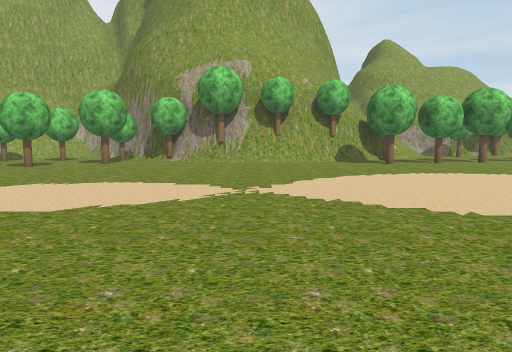
View 1 (above)

24 first-person views from a walk through a 3-D level made in the Unity game engine. The camera is 1.5 m above the floor, tilts 6° down and sees 70° across. The floor is counted in squares, 2 m on a side. Each view is taken from the middle of a square. On the plan, view 1 faces up. The plan holds only what a view shows up to about 11 squares ahead; the rest is blank. The place goes on beyond the plan. Some trees and plants on the terrain are drawn as simple stand-ins. The player is left out.

View 2
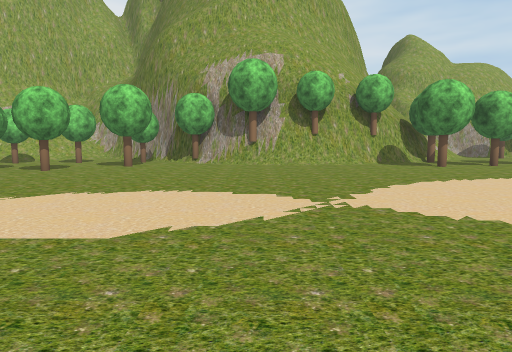

View 3
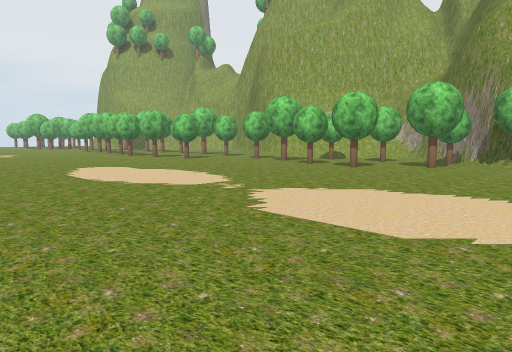

View 4
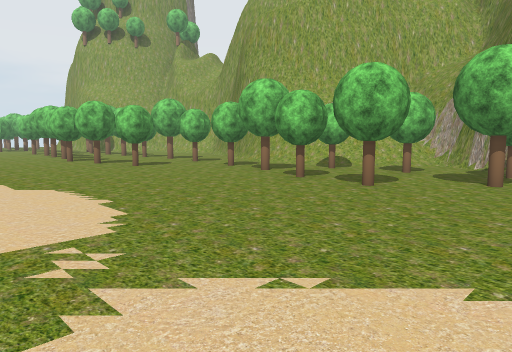

View 5
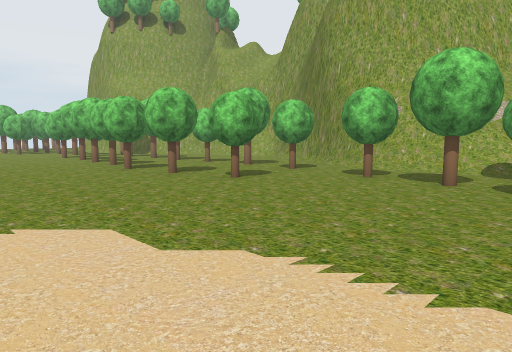

View 6
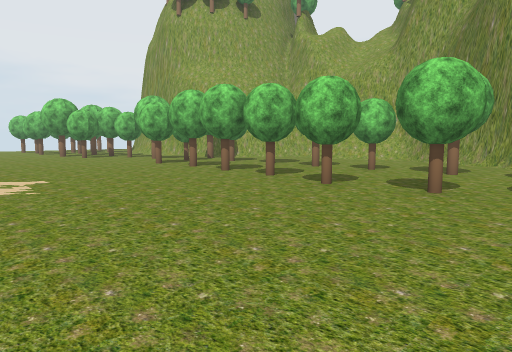

View 7
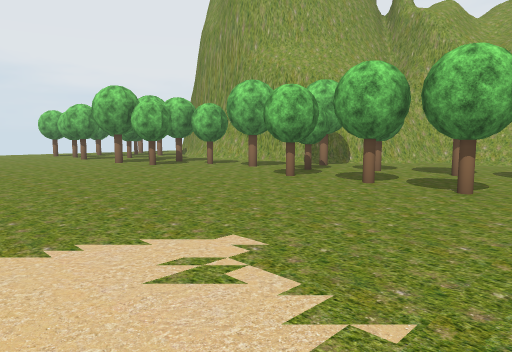

View 8
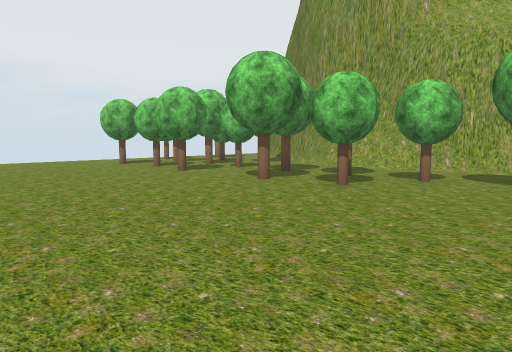

View 9
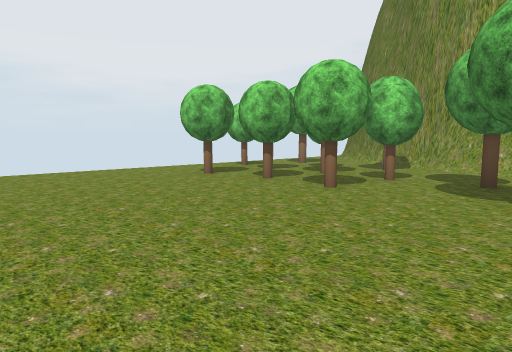

View 10
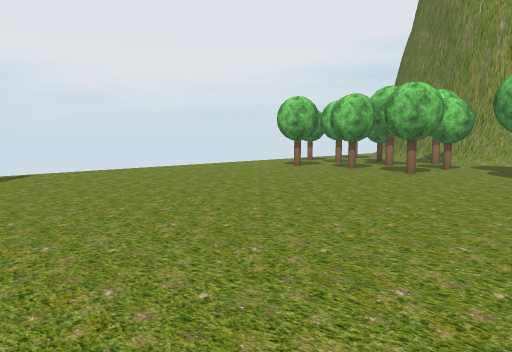

View 11
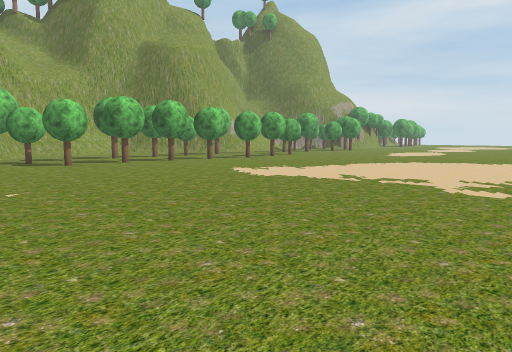

View 12
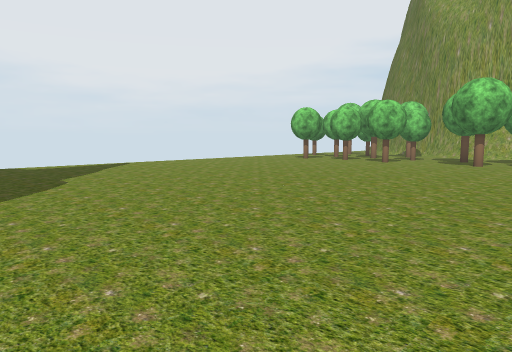

View 13
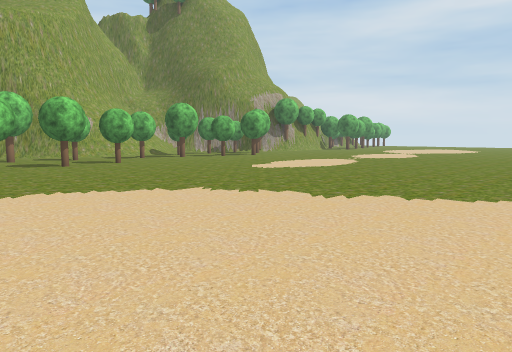

View 14
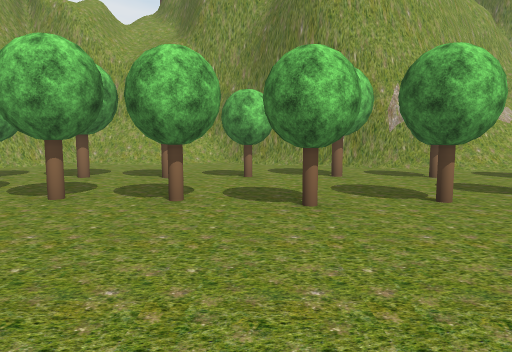

View 15
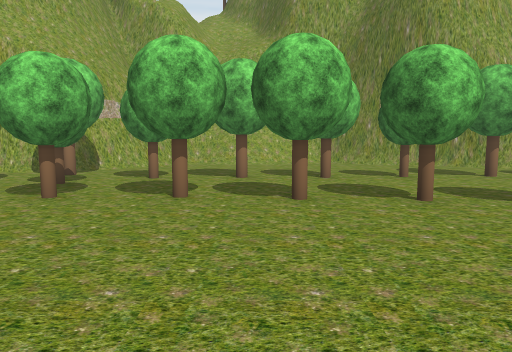

View 16
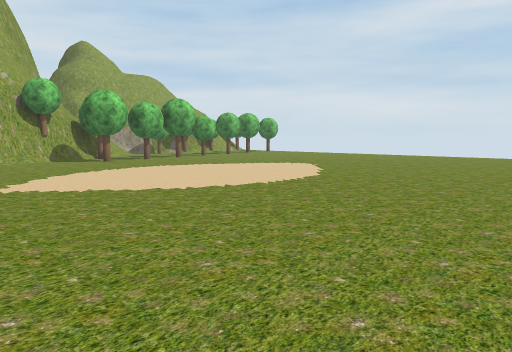

View 17
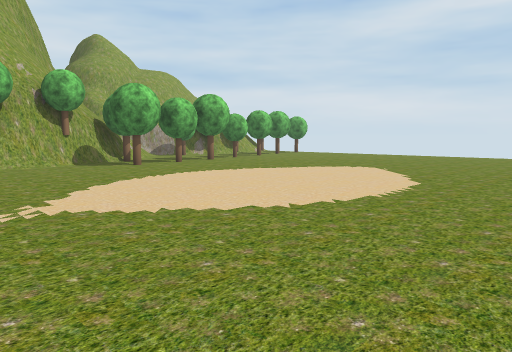

View 18
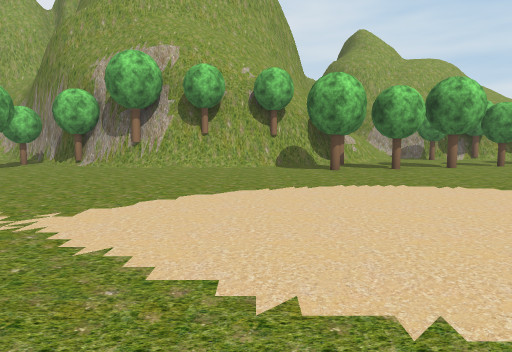

View 19
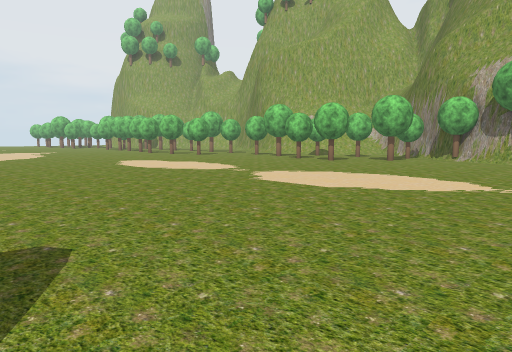

View 20
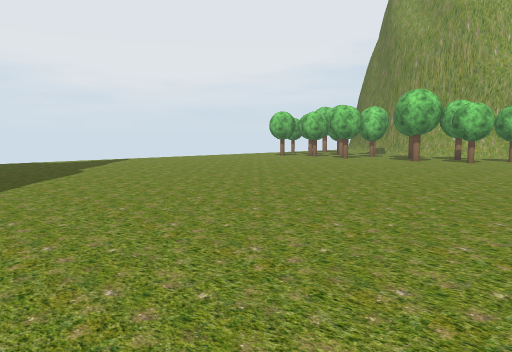

View 21
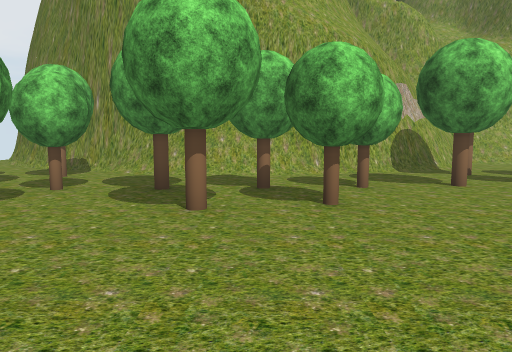

View 22
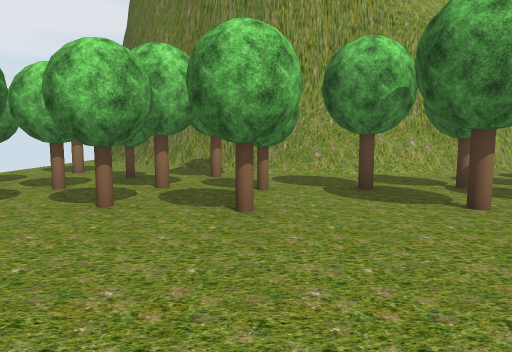

View 23
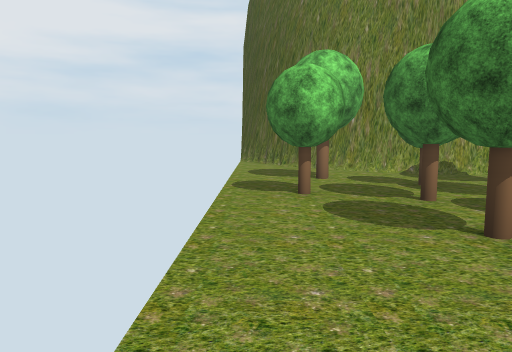

View 24
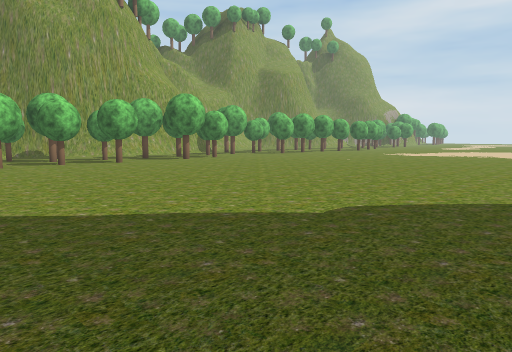

### Floor plan
Points are (right, up) in squares from view 1. A wall is a line through its corners. A room is listed if a view was taken in it or the views show most of it. See-through windows are left out.
Room 1 (views 1, 2, 3, 4, 5, 6, 7, 8, 9, 10, 11, 12, 13, 14, 15, 16, 17, 18, 19, 20, 21, 22, 23, 24)
walls: (-12.7, 13) (-15.3, 14.5); (-11.2, 12.6) (-13.1, 13.2) (-14, 14) (-14.3, 14); (-12.2, 13.2) (-13.1, 13.3) (-13.5, 13.6); (-10.5, 12.7) (-11.7, 12.7) (-16.7, 15); (-11.7, 13.2) (-12.3, 13.4); (-14.2, 13.8) (-15.9, 14.4); (-12.1, 13.6) (-12.5, 13.7); (-14.4, 14) (-15.6, 14.3); (-15.4, 14.3) (-16.1, 14.9); (-9.9, 13.2) (-11.1, 13.1); (-9.6, 13.1) (-10.8, 12.8) (-11.5, 12.9); (-15.3, 14.4) (-15.7, 14.6); (-9.5, 13.3) (-10, 13.1); (-17.9, 14.9) (-19.1, 14.6); (-18.2, 14.9) (-19.4, 14.8); (-22, 13.3) (-23.1, 12.5); (-22.6, 13) (-24.3, 12.1); (-18.9, 14.8) (-19.9, 14.8); (-19.3, 14.7) (-20.7, 14.9); (-8.6, 13.8) (-9.5, 13.4); (-23.9, 12.1) (-27.2, 11.6); (-19.1, 15) (-19.9, 15); (-21.5, 14.1) (-22, 13.5); (-19.9, 15.1) (-20.4, 15.2); (-20.9, 14.7) (-22.9, 12.7) (-26.4, 11.5); (-26, 11.6) (-27.3, 11.5); (-26.3, 11.7) (-28, 11.6); (-6, 14.4) (-6.5, 14.8); (-5.2, 13.8) (-5.8, 14.3); (-5.3, 13.9) (-6, 14); (-4.7, 13.4) (-6.9, 14.6); (-5.9, 14.4) (-6.9, 14.7); (-6.3, 14.7) (-6.9, 15); (-3.2, 12.3) (-4.1, 12.5); (-27.8, 11.6) (-29.6, 11.8); (-28, 11.5) (-29.8, 12) (-30.4, 12.5); (-28, 11.8) (-31.6, 12.7) (-32.4, 13.5); (-1.3, 11.5) (-2.6, 12); (-28.6, 11.7) (-33, 13.4) (-33.1, 13.9) (-33.6, 14); (-0.5, 11.3) (-2.5, 11.7); (-29.2, 11.8) (-30.7, 12.6); (-0.5, 11.4) (-1.8, 11.6); (-29.4, 12.3) (-31.5, 12.6); (0.3, 11.4) (-0.6, 11.4); (-30.3, 12.2) (-31.5, 13) (-32.4, 13.1) (-33.1, 13.9); (-31.1, 12.7) (-32, 12.8); (1.9, 12.7) (1.5, 12.4); (-31.7, 13.1) (-32.2, 13.4); (2.5, 11.8) (1.6, 11.4); (2.5, 11.8) (1.4, 11.6); (2.4, 13.2) (1.4, 12.5); (-32.6, 13.7) (-33, 14); (-32.9, 13.7) (-33.3, 13.8); (4, 12.4) (2.2, 11.6); (4.2, 12.7) (3.8, 12.4); (-33.9, 14.5) (-34.3, 15.3)
low walls: (-11.2, 12.6) (-12.4, 12.9) (-12.9, 13.3); (-11.7, 13) (-13.5, 13.2); (-9.9, 12.8) (-10.6, 12.7); (-17.4, 14.6) (-17.8, 14.4); (-18.9, 14.6) (-20.1, 14.6); (-17.5, 15) (-18.2, 14.8); (-21.6, 13.5) (-22.1, 13.1); (-19.9, 14.8) (-20.5, 15); (-5.6, 14) (-6.5, 14.4); (-6.1, 14.5) (-6.7, 14.6); (-1.9, 11.5) (-2.6, 11.9); (5.1, 13) (4.5, 12.7)
ways out: opening at (6, 13)
objects: tree (-34, 10); tree (-34, 12); tree (-33, 8); tree (-33, 9); tree (-32, 8); tree (-32, 11); tree (-31, 9) to (-31, 10); tree (-31, 11); tree (-30, 8); tree (-30, 9); tree (-28, 8); tree (-28, 9); tree (-27, 9); tree (-26, 8); tree (-25, 10); tree (-24, 10); tree (-23, 11); tree (-22, 9); tree (-22, 10); tree (-21, 11); tree (-20, 9); tree (-19, 11); tree (-18, 8); tree (-18, 11); tree (-17, 8); tree (-16, 11); tree (-15, 8); tree (-14, 8); tree (-14, 11); tree (-13, 11); tree (-12, 9); tree (-10, 10); tree (-9, 10); tree (-8, 12); tree (-7, 10); tree (-6, 9); tree (-6, 12); tree (-4, 11); tree (-4, 12); tree (-3, 12); tree (3, 12); tree (4, 11); tree (4, 12); tree (5, 11)

Where each view was taken, in squares from view 1:
view 1: 0 up, 0 right, facing up
view 2: 1 up, 1 left, facing up
view 3: 1 up, 1 left, facing up-left
view 4: 4 up, 3 left, facing up-left
view 5: 4 up, 7 left, facing up-left
view 6: 3 up, 12 left, facing up-left
view 7: 3 up, 17 left, facing up-left
view 8: 3 up, 23 left, facing up-left
view 9: 3 up, 27 left, facing up-left
view 10: 0 up, 27 left, facing up-left
view 11: 2 down, 25 left, facing up-right
view 12: 3 down, 25 left, facing up-left
view 13: 2 down, 17 left, facing up-right
view 14: 4 up, 16 left, facing up
view 15: 4 up, 19 left, facing up
view 16: 1 down, 1 left, facing up-right
view 17: 1 up, 1 left, facing up-right
view 18: 2 up, 2 right, facing up
view 19: 1 down, 1 right, facing up-left
view 20: 4 down, 23 left, facing up-left
view 21: 4 up, 27 left, facing up
view 22: 4 up, 30 left, facing up
view 23: 5 up, 35 left, facing up
view 24: 3 down, 35 left, facing up-right
